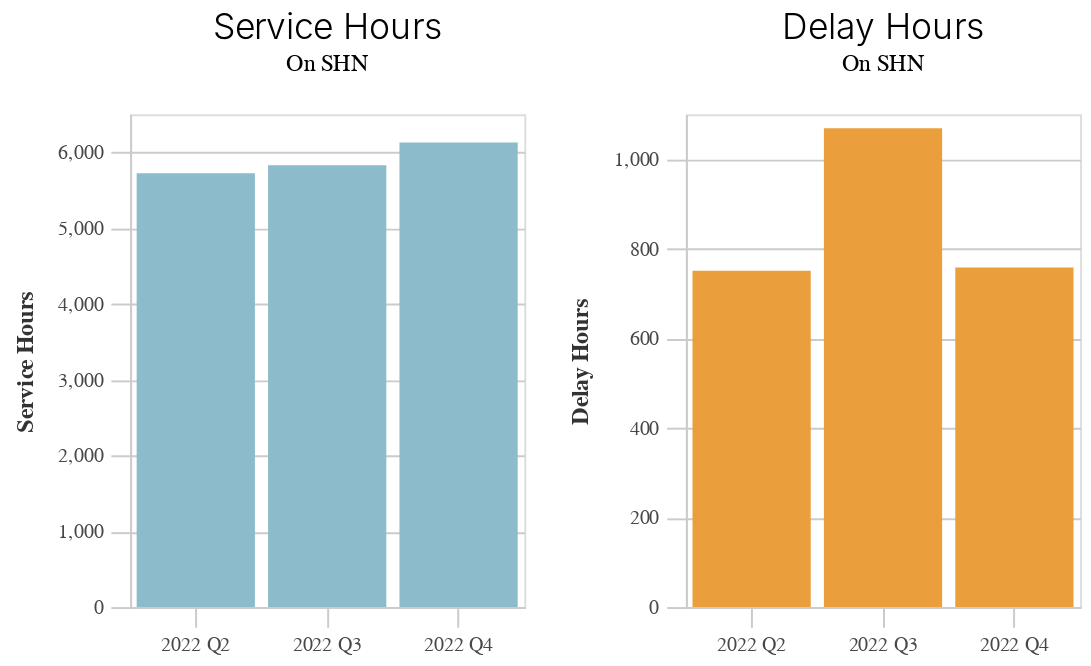

Here is the notebook cell this chart was saved with:
### Code cell
o2

### Figure 1 — Vega-Lite specification as saved in the notebook (floating-point values rounded to 4 significant figures)
{"config": {"view": {"continuousWidth": 400, "continuousHeight": 300}, "axis": {"domainColor": "#cbcbcb", "grid": true, "gridColor": "#cbcbcb", "gridWidth": 1, "labelColor": "#474747", "labelFont": "Nunito Sans", "labelFontSize": 10, "labelPadding": 4, "tickColor": "#cbcbcb", "tickSize": 10, "titleColor": "#333", "titleFont": "Raleway", "titleFontSize": 12, "titlePadding": 10}, "axisBand": {"grid": false}, "background": "white", "font": "Raleway", "header": {"labelFont": "Nunito Sans", "titleFont": "Raleway"}, "legend": {"labelColor": "#333", "labelFont": "Nunito Sans", "labelFontSize": 11, "labelLimit": 0, "padding": 1, "symbolSize": 30, "symbolType": "square", "titleColor": "#333", "titleFont": "Raleway", "titleFontSize": 14, "titlePadding": 10}, "title": {"anchor": "middle", "font": "Raleway", "fontSize": 18, "fontWeight": 300, "offset": 20}}, "hconcat": [{"data": {"name": "data-6a647267e1106c3028ee2a7a40e624fa"}, "mark": "bar", "encoding": {"color": {"value": "#8CBCCB"}, "tooltip": [{"field": "year", "type": "quantitative"}, {"field": "quarter", "type": "nominal"}, {"field": "year_quarter", "type": "nominal"}, {"field": "variable", "type": "nominal"}, {"field": "category", "type": "nominal"}, {"field": "value", "type": "quantitative"}], "x": {"axis": {"format": "2022 Q%q"}, "field": "service_date", "timeUnit": "quarter", "title": null, "type": "ordinal"}, "y": {"field": "value", "title": "Service Hours", "type": "quantitative"}}, "height": 250, "selection": {"selector007": {"type": "interval", "bind": "scales", "encodings": ["x", "y"]}}, "title": {"text": "Service Hours", "subtitle": "On SHN"}, "width": 200}, {"data": {"name": "data-8ab3a2482dfac425e1a4946765982f9c"}, "mark": "bar", "encoding": {"color": {"value": "#EB9F3C"}, "tooltip": [{"field": "year", "type": "quantitative"}, {"field": "quarter", "type": "nominal"}, {"field": "year_quarter", "type": "nominal"}, {"field": "variable", "type": "nominal"}, {"field": "category", "type": "nominal"}, {"field": "value", "type": "quantitative"}], "x": {"axis": {"format": "2022 Q%q"}, "field": "service_date", "timeUnit": "quarter", "title": null, "type": "ordinal"}, "y": {"field": "value", "title": "Delay Hours", "type": "quantitative"}}, "height": 250, "selection": {"selector008": {"type": "interval", "bind": "scales", "encodings": ["x", "y"]}}, "title": {"text": "Delay Hours", "subtitle": "On SHN"}, "width": 200}], "resolve": {"scale": {"y": "independent"}}, "$schema": "https://vega.github.io/schema/vega-lite/v4.17.0.json", "datasets": {"data-6a647267e1106c3028ee2a7a40e624fa": [{"category": "On SHN", "variable": "service_hours", "value": 5724.0, "service_date": "2022-05-04", "year_quarter": "Q2_2022", "quarter": "Q2", "year": 2022}, {"category": "On SHN", "variable": "service_hours", "value": 5829.0, "service_date": "2022-08-17", "year_quarter": "Q3_2022", "quarter": "Q3", "year": 2022}, {"category": "On SHN", "variable": "service_hours", "value": 6129.0, "service_date": "2022-10-12", "year_quarter": "Q4_2022", "quarter": "Q4", "year": 2022}], "data-8ab3a2482dfac425e1a4946765982f9c": [{"category": "On SHN", "variable": "delay_hours", "value": 751.0, "service_date": "2022-05-04", "year_quarter": "Q2_2022", "quarter": "Q2", "year": 2022}, {"category": "On SHN", "variable": "delay_hours", "value": 1069.0, "service_date": "2022-08-17", "year_quarter": "Q3_2022", "quarter": "Q3", "year": 2022}, {"category": "On SHN", "variable": "delay_hours", "value": 758.0, "service_date": "2022-10-12", "year_quarter": "Q4_2022", "quarter": "Q4", "year": 2022}]}}
